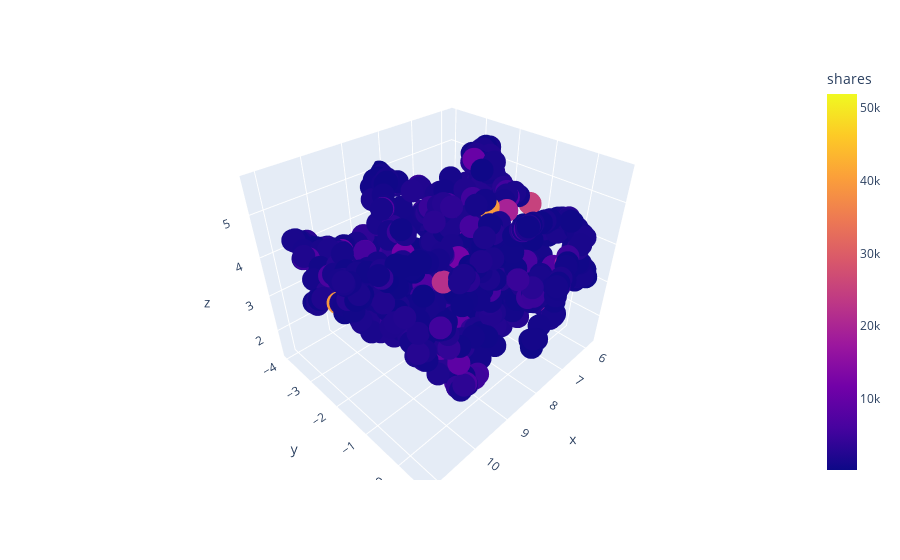

Here is the notebook cell this chart was saved with:
### Code cell
import plotly.express as px

px.scatter_3d(vis_df_pca, x='x', y='y', z='z', color='shares')

### Figure 1 — Plotly figure (JSON) as saved in the notebook; plotly's stock layout.template omitted (floating-point values rounded to 4 significant figures; data arrays with more than 128 entries replaced by an {"elided": "..."} marker saying what was removed)
{"data": [{"hovertemplate": "x=%{x}<br>y=%{y}<br>z=%{z}<br>shares=%{marker.color}<extra></extra>", "legendgroup": "", "marker": {"color": {"elided": "1000 int values"}, "coloraxis": "coloraxis", "symbol": "circle"}, "mode": "markers", "name": "", "scene": "scene", "showlegend": false, "type": "scatter3d", "x": {"elided": "1000 float values"}, "y": {"elided": "1000 float values"}, "z": {"elided": "1000 float values"}}], "layout": {"coloraxis": {"colorbar": {"title": {"text": "shares"}}, "colorscale": [[0, "#0d0887"], [0.1111, "#46039f"], [0.2222, "#7201a8"], [0.3333, "#9c179e"], [0.4444, "#bd3786"], [0.5556, "#d8576b"], [0.6667, "#ed7953"], [0.7778, "#fb9f3a"], [0.8889, "#fdca26"], [1, "#f0f921"]]}, "legend": {"tracegroupgap": 0}, "margin": {"t": 60}, "scene": {"domain": {"x": [0, 1], "y": [0, 1]}, "xaxis": {"title": {"text": "x"}}, "yaxis": {"title": {"text": "y"}}, "zaxis": {"title": {"text": "z"}}}}}
